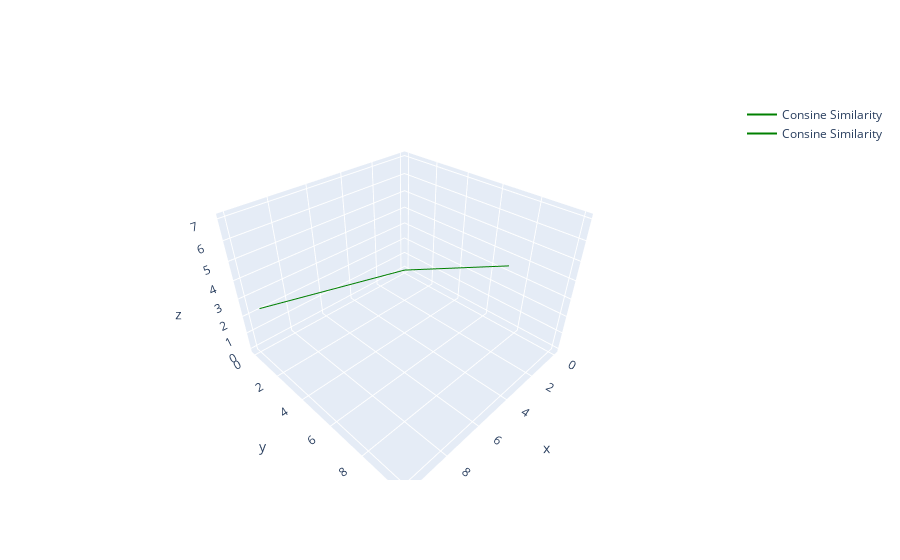

The cell this chart's notebook holds for it:
### Code cell
fig = go.Figure()
# fig.add_trace(go.Scatter3d(x=point_data['x'], y=point_data['y'], z=point_data['z'], mode='markers', line=dict(color='green', width=2)))
fig.add_trace(go.Scatter3d(x=cosine_point1['x'], y=cosine_point1['y'], z=cosine_point1['z'], mode='lines', name='Consine Similarity', line=dict(color='green', width=2)))
fig.add_trace(go.Scatter3d(x=cosine_point2['x'], y=cosine_point2['y'], z=cosine_point2['z'], mode='lines', name='Consine Similarity', line=dict(color='green', width=2)))
fig.show()

### Figure 1 — Plotly figure (JSON) as saved in the notebook; plotly's stock layout.template omitted (floating-point values rounded to 4 significant figures)
{"data": [{"line": {"color": "green", "width": 2}, "mode": "lines", "name": "Consine Similarity", "type": "scatter3d", "x": [0, 10], "y": [0, 1], "z": [0, 3]}, {"line": {"color": "green", "width": 2}, "mode": "lines", "name": "Consine Similarity", "type": "scatter3d", "x": [0, 5], "y": [0, 10], "z": [0, 7]}], "layout": {}}
